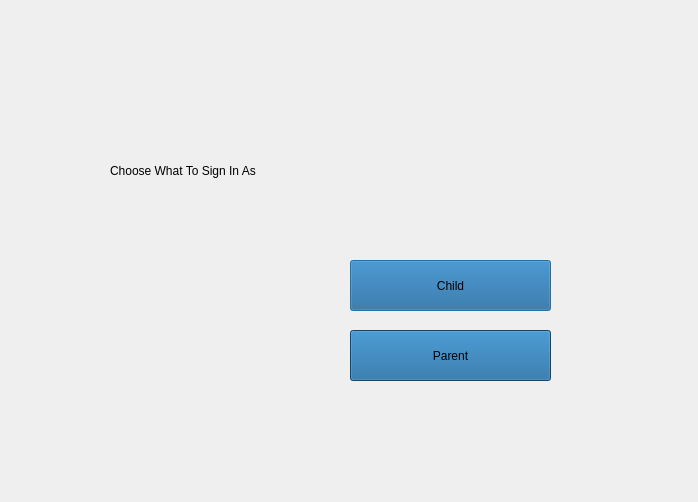
<?xml version="1.0" encoding="UTF-8"?>
<ui version="4.0">
 <class>Choose</class>
 <widget class="QDialog" name="Choose">
  <property name="geometry">
   <rect>
    <x>0</x>
    <y>0</y>
    <width>698</width>
    <height>502</height>
   </rect>
  </property>
  <property name="windowTitle">
   <string>Dialog</string>
  </property>
  <property name="styleSheet">
   <string notr="true">#Choose{background-image: url(:/background/images/30268093.jpg);}</string>
  </property>
  <widget class="QPushButton" name="childButton">
   <property name="geometry">
    <rect>
     <x>350</x>
     <y>260</y>
     <width>201</width>
     <height>51</height>
    </rect>
   </property>
   <property name="cursor">
    <cursorShape>PointingHandCursor</cursorShape>
   </property>
   <property name="styleSheet">
    <string notr="true">font: 15pt &quot;Arial&quot;;
color: rgb(0, 0, 0);
background-color: rgb(25, 96, 152);</string>
   </property>
   <property name="text">
    <string>Child</string>
   </property>
  </widget>
  <widget class="QPushButton" name="parentButton">
   <property name="geometry">
    <rect>
     <x>350</x>
     <y>330</y>
     <width>201</width>
     <height>51</height>
    </rect>
   </property>
   <property name="cursor">
    <cursorShape>PointingHandCursor</cursorShape>
   </property>
   <property name="styleSheet">
    <string notr="true">font: 15pt &quot;Arial&quot;;
color: rgb(0, 0, 0);
background-color: rgb(22, 97, 154);</string>
   </property>
   <property name="text">
    <string>Parent</string>
   </property>
  </widget>
  <widget class="QLabel" name="label">
   <property name="geometry">
    <rect>
     <x>110</x>
     <y>140</y>
     <width>381</width>
     <height>61</height>
    </rect>
   </property>
   <property name="styleSheet">
    <string notr="true">font: 23pt &quot;Franklin Gothic Demi Cond&quot;;
color: rgb(0, 0, 0);</string>
   </property>
   <property name="text">
    <string>Choose What To Sign In As</string>
   </property>
  </widget>
 </widget>
 <resources/>
 <connections/>
</ui>
